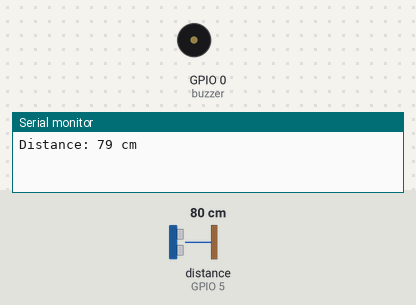
Simulated run of this sketch. Board: ESP8266 (NodeMCU). Shown: buzzer (waves = sounding, pin HIGH), the last lines printed to the serial monitor. Wiring (inferred from the names in the program): ultrasonic range finder: trigger GPIO 4; echo GPIO 5. The inputs (shaded band) are chosen by the test bench; at power-on: distance to the obstacle (sensor on GPIO 5) 80 cm. The echo pulse lasts 58.3 µs per cm; WiFi joins after 1.5 s; servers stay silent unless stated; pins used as bus, display or sensor lines are not drawn.

Above: at 3.1 s.
3.2 s: distance to the obstacle (sensor on GPIO 5) set to 12 cm
6.3 s: distance to the obstacle (sensor on GPIO 5) set to 9 cm
At 8.7 s:
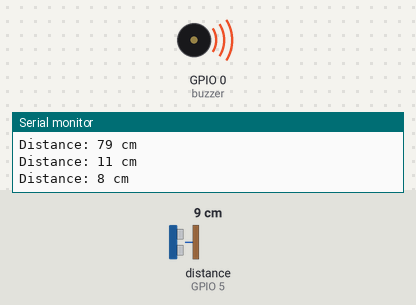
9.1 s: distance to the obstacle (sensor on GPIO 5) set to 18 cm
At 10.6 s:
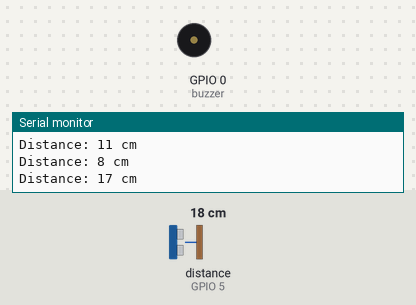
11.6 s: distance to the obstacle (sensor on GPIO 5) set to 2 cm
At 13.7 s:
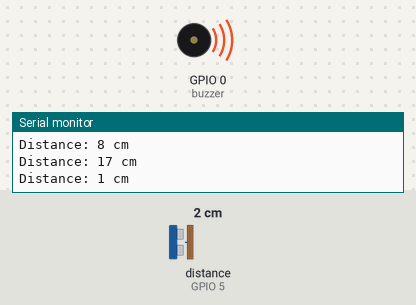
Timing chart, 0 to 15.1 s (numbered marks = the images above; inputs shaded):
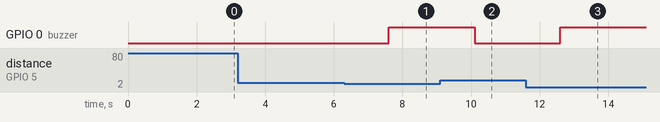

Measured:
- the behaviour switches between 11 and 10 cm on distance to the obstacle (sensor on GPIO 5) (found by bisection; images 0 and 1)
- after the input at 6.3 s, GPIO 0 (buzzer): LOW → HIGH after 1.3 s
- after the input at 9.1 s, GPIO 0 (buzzer): HIGH → LOW after 1.0 s
- after the input at 11.6 s, GPIO 0 (buzzer): LOW → HIGH after 1.0 s

The sketch:

Ultrasonic_ensor.ino
```cpp
/*************************************************************

  You’ll need:
   - Blynk IoT app (download from App Store or Google Play)
   - ESP8266 board
   - Decide how to connect to Blynk
     (USB, Ethernet, Wi-Fi, Bluetooth, ...)

  There is a bunch of great example sketches included to show you how to get
  started. Think of them as LEGO bricks  and combine them as you wish.
  For example, take the Ethernet Shield sketch and combine it with the
  Servo example, or choose a USB sketch and add a code from SendData
  example.
 *************************************************************/

/* Fill-in information from Blynk Device Info here */

int trig=4;
int echo = 5;
int buzzer = 0;

#define BLYNK_TEMPLATE_ID "TMPL621s1mpIo"
#define BLYNK_TEMPLATE_NAME "Ultrasonic"
#define BLYNK_AUTH_TOKEN "7b1HMdmAUASLd-TIIpA_6wUfRMJdhRv7"

/* Comment this out to disable prints and save space */
#define BLYNK_PRINT Serial


#include <ESP8266WiFi.h>
#include <BlynkSimpleEsp8266.h>

// Your WiFi credentials.
// Set password to "" for open networks.
char ssid[] = "Shaz_Sohail";
char pass[] = "Keshwani321";

BlynkTimer timer;


void setup()
{
  // Debug console
  pinMode(trig,OUTPUT);
  pinMode(echo,INPUT);
  pinMode(buzzer,OUTPUT);
  Serial.begin(115200);
  delay(100);
  timer.setInterval(2500L, sendSensor);

  Blynk.begin(BLYNK_AUTH_TOKEN, ssid, pass);
  // You can also specify server:
  //Blynk.begin(BLYNK_AUTH_TOKEN, ssid, pass, "blynk.cloud", 80);
  //Blynk.begin(BLYNK_AUTH_TOKEN, ssid, pass, IPAddress(192,168,1,100), 8080);
}

void loop()
{
  Blynk.run();
  timer.run();


  // You can inject your own code or combine it with other sketches.
  // Check other examples on how to communicate with Blynk. Remember
  // to avoid delay() function!
}

void sendSensor(){
  digitalWrite(trig,LOW);

  delayMicroseconds(5);


  digitalWrite(trig,HIGH);
  delayMicroseconds(10);
  digitalWrite(trig,LOW);
  long duration = pulseIn(echo,HIGH);
  long distance = ((duration*0.034)/2);
  Serial.print("Distance: ");
  Serial.print(distance);
  Serial.println(" cm");
  Blynk.virtualWrite(V0,distance);
  if (distance<10){
    digitalWrite(buzzer,HIGH);
    Blynk.logEvent("anonmous_person_detection", "Alert! Someone is in the room");
    }
   else{
    digitalWrite(buzzer,LOW);
   }
}
```
